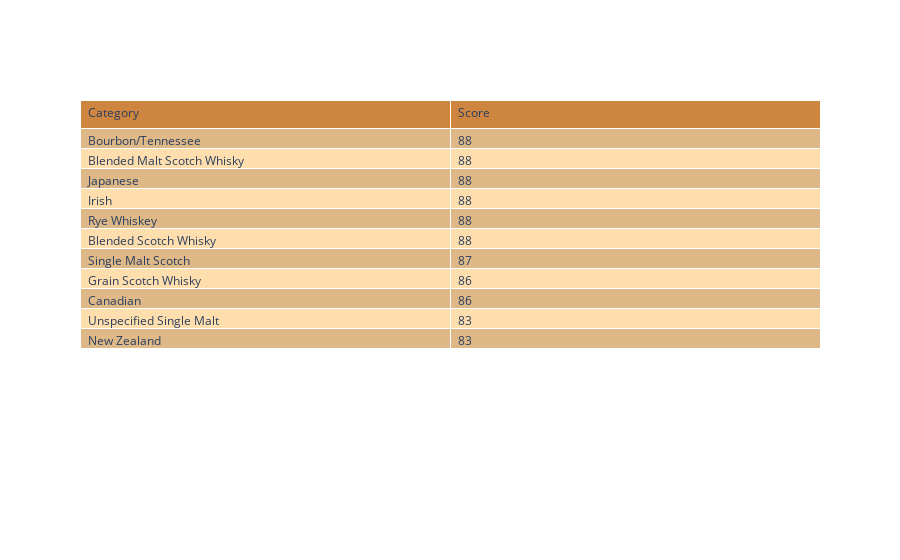

Notebook code cell kept with this figure:
### Code cell
df['Score']=df['Score'].apply(lambda x: int(x))
rank=df.groupby(['Category']).mean().sort_values(by="Score", ascending=False)
rank=rank.round()
fig = go.Figure(data=[go.Table(
    header=dict(values=["Category","Score"],
                fill_color='peru',
                align='left'),
    cells=dict(values=[ rank.index, rank.Score],
               fill_color=[['burlywood','navajowhite']*10],
               align='left'))
])

fig.show()

### Figure 1 — Plotly figure (JSON) as saved in the notebook; plotly's stock layout.template omitted (floating-point values rounded to 4 significant figures)
{"data": [{"cells": {"align": "left", "fill": {"color": [["burlywood", "navajowhite", "burlywood", "navajowhite", "burlywood", "navajowhite", "burlywood", "navajowhite", "burlywood", "navajowhite", "burlywood", "navajowhite", "burlywood", "navajowhite", "burlywood", "navajowhite", "burlywood", "navajowhite", "burlywood", "navajowhite"]]}, "values": [["Bourbon/Tennessee  ", "Blended Malt Scotch Whisky  ", "Japanese  ", "Irish  ", "Rye Whiskey  ", "Blended Scotch Whisky  ", "Single Malt Scotch  ", "Grain Scotch Whisky  ", "Canadian  ", "Unspecified Single Malt  ", "New Zealand  "], [88, 88, 88, 88, 88, 88, 87, 86, 86, 83, 83]]}, "header": {"align": "left", "fill": {"color": "peru"}, "values": ["Category", "Score"]}, "type": "table"}], "layout": {}}
